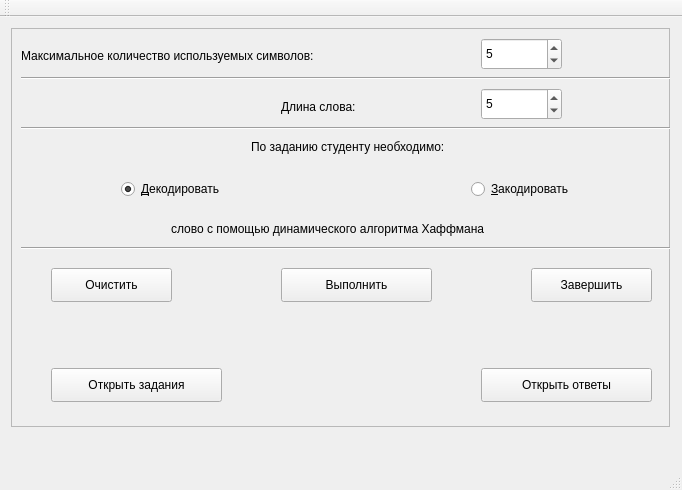
<?xml version="1.0" encoding="UTF-8"?>
<ui version="4.0">
 <class>MainWindow</class>
 <widget class="QMainWindow" name="MainWindow">
  <property name="windowModality">
   <enum>Qt::NonModal</enum>
  </property>
  <property name="geometry">
   <rect>
    <x>0</x>
    <y>0</y>
    <width>682</width>
    <height>490</height>
   </rect>
  </property>
  <property name="minimumSize">
   <size>
    <width>682</width>
    <height>490</height>
   </size>
  </property>
  <property name="maximumSize">
   <size>
    <width>682</width>
    <height>490</height>
   </size>
  </property>
  <property name="baseSize">
   <size>
    <width>682</width>
    <height>490</height>
   </size>
  </property>
  <property name="cursor">
   <cursorShape>ArrowCursor</cursorShape>
  </property>
  <property name="windowTitle">
   <string>Текущий контроль</string>
  </property>
  <property name="tabShape">
   <enum>QTabWidget::Rounded</enum>
  </property>
  <widget class="QWidget" name="centralWidget">
   <widget class="QWidget" name="gridLayoutWidget">
    <property name="geometry">
     <rect>
      <x>0</x>
      <y>0</y>
      <width>681</width>
      <height>421</height>
     </rect>
    </property>
    <layout class="QGridLayout" name="gridLayout">
     <item row="0" column="0">
      <widget class="QFrame" name="frame">
       <property name="enabled">
        <bool>true</bool>
       </property>
       <property name="sizePolicy">
        <sizepolicy hsizetype="Preferred" vsizetype="Preferred">
         <horstretch>0</horstretch>
         <verstretch>0</verstretch>
        </sizepolicy>
       </property>
       <property name="frameShape">
        <enum>QFrame::StyledPanel</enum>
       </property>
       <property name="frameShadow">
        <enum>QFrame::Raised</enum>
       </property>
       <widget class="QPushButton" name="pushButton">
        <property name="geometry">
         <rect>
          <x>270</x>
          <y>240</y>
          <width>151</width>
          <height>34</height>
         </rect>
        </property>
        <property name="text">
         <string>Выполнить</string>
        </property>
       </widget>
       <widget class="QPushButton" name="pushButton_2">
        <property name="geometry">
         <rect>
          <x>40</x>
          <y>240</y>
          <width>121</width>
          <height>34</height>
         </rect>
        </property>
        <property name="text">
         <string>Очистить</string>
        </property>
       </widget>
       <widget class="QPushButton" name="pushButton_3">
        <property name="geometry">
         <rect>
          <x>520</x>
          <y>240</y>
          <width>121</width>
          <height>34</height>
         </rect>
        </property>
        <property name="text">
         <string>Завершить</string>
        </property>
       </widget>
       <widget class="QPushButton" name="pushButton_4">
        <property name="geometry">
         <rect>
          <x>40</x>
          <y>340</y>
          <width>171</width>
          <height>34</height>
         </rect>
        </property>
        <property name="text">
         <string>Открыть задания</string>
        </property>
       </widget>
       <widget class="QPushButton" name="pushButton_5">
        <property name="geometry">
         <rect>
          <x>470</x>
          <y>340</y>
          <width>171</width>
          <height>34</height>
         </rect>
        </property>
        <property name="text">
         <string>Открыть ответы</string>
        </property>
       </widget>
       <widget class="QRadioButton" name="radioButton_2">
        <property name="geometry">
         <rect>
          <x>110</x>
          <y>150</y>
          <width>118</width>
          <height>22</height>
         </rect>
        </property>
        <property name="text">
         <string>&amp;Декодировать</string>
        </property>
        <property name="checked">
         <bool>true</bool>
        </property>
       </widget>
       <widget class="QRadioButton" name="radioButton">
        <property name="geometry">
         <rect>
          <x>460</x>
          <y>150</y>
          <width>131</width>
          <height>22</height>
         </rect>
        </property>
        <property name="text">
         <string>&amp;Закодировать</string>
        </property>
        <property name="checked">
         <bool>false</bool>
        </property>
       </widget>
       <widget class="QLabel" name="label_5">
        <property name="geometry">
         <rect>
          <x>160</x>
          <y>190</y>
          <width>361</width>
          <height>21</height>
         </rect>
        </property>
        <property name="text">
         <string>слово с помощью динамического алгоритма Хаффмана</string>
        </property>
       </widget>
       <widget class="QLabel" name="label_4">
        <property name="geometry">
         <rect>
          <x>240</x>
          <y>110</y>
          <width>221</width>
          <height>18</height>
         </rect>
        </property>
        <property name="text">
         <string>По заданию студенту необходимо:</string>
        </property>
       </widget>
       <widget class="QLabel" name="label_3">
        <property name="geometry">
         <rect>
          <x>270</x>
          <y>70</y>
          <width>91</width>
          <height>18</height>
         </rect>
        </property>
        <property name="text">
         <string>Длина слова:</string>
        </property>
       </widget>
       <widget class="QSpinBox" name="spinBox_2">
        <property name="geometry">
         <rect>
          <x>470</x>
          <y>60</y>
          <width>81</width>
          <height>32</height>
         </rect>
        </property>
        <property name="minimum">
         <number>1</number>
        </property>
        <property name="maximum">
         <number>22</number>
        </property>
        <property name="value">
         <number>5</number>
        </property>
       </widget>
       <widget class="QLabel" name="label_2">
        <property name="geometry">
         <rect>
          <x>10</x>
          <y>20</y>
          <width>341</width>
          <height>16</height>
         </rect>
        </property>
        <property name="text">
         <string>Максимальное количество используемых символов:</string>
        </property>
       </widget>
       <widget class="QSpinBox" name="spinBox">
        <property name="geometry">
         <rect>
          <x>470</x>
          <y>10</y>
          <width>81</width>
          <height>32</height>
         </rect>
        </property>
        <property name="minimum">
         <number>1</number>
        </property>
        <property name="maximum">
         <number>26</number>
        </property>
        <property name="singleStep">
         <number>1</number>
        </property>
        <property name="value">
         <number>5</number>
        </property>
       </widget>
       <widget class="Line" name="line">
        <property name="geometry">
         <rect>
          <x>10</x>
          <y>40</y>
          <width>661</width>
          <height>20</height>
         </rect>
        </property>
        <property name="orientation">
         <enum>Qt::Horizontal</enum>
        </property>
       </widget>
       <widget class="Line" name="line_2">
        <property name="geometry">
         <rect>
          <x>10</x>
          <y>90</y>
          <width>661</width>
          <height>20</height>
         </rect>
        </property>
        <property name="orientation">
         <enum>Qt::Horizontal</enum>
        </property>
       </widget>
       <widget class="Line" name="line_3">
        <property name="geometry">
         <rect>
          <x>10</x>
          <y>210</y>
          <width>661</width>
          <height>20</height>
         </rect>
        </property>
        <property name="orientation">
         <enum>Qt::Horizontal</enum>
        </property>
       </widget>
      </widget>
     </item>
    </layout>
   </widget>
  </widget>
  <widget class="QMenuBar" name="menuBar">
   <property name="geometry">
    <rect>
     <x>0</x>
     <y>0</y>
     <width>682</width>
     <height>30</height>
    </rect>
   </property>
  </widget>
  <widget class="QToolBar" name="mainToolBar">
   <attribute name="toolBarArea">
    <enum>TopToolBarArea</enum>
   </attribute>
   <attribute name="toolBarBreak">
    <bool>false</bool>
   </attribute>
  </widget>
  <widget class="QStatusBar" name="statusBar"/>
 </widget>
 <layoutdefault spacing="6" margin="11"/>
 <resources/>
 <connections/>
</ui>
